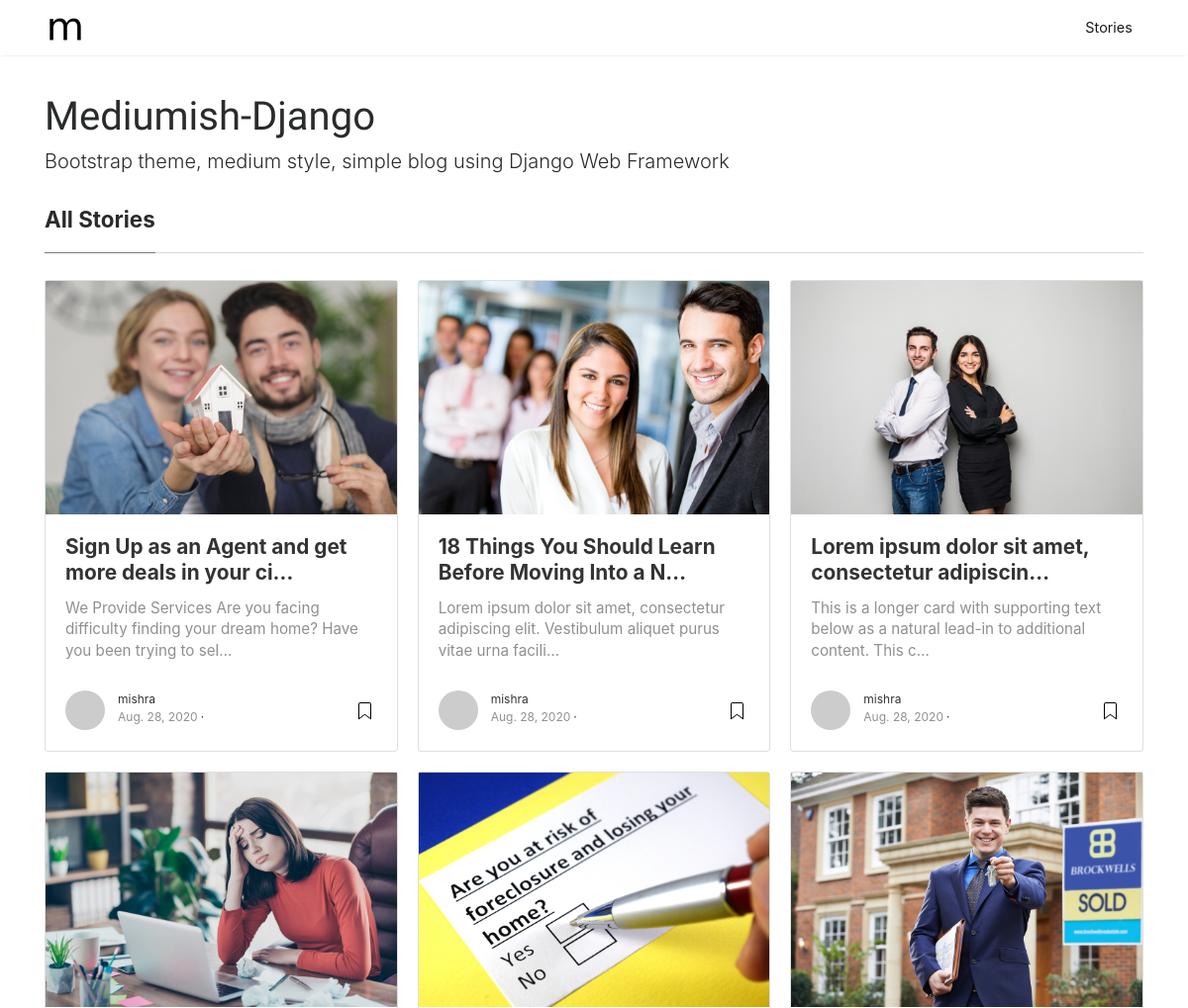
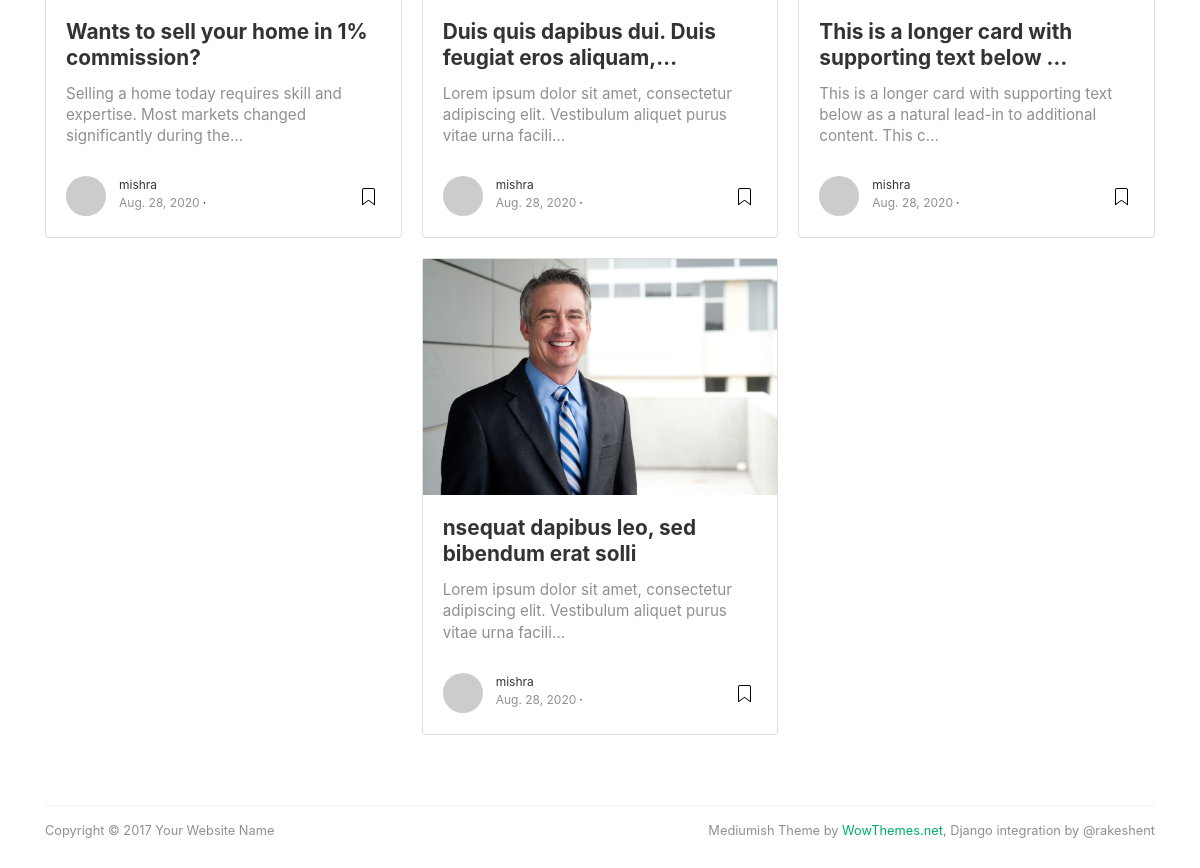
The page / on the database its author committed (2 pictures, top to bottom).
### blog/models.py (models this page shows, shortened)
class Post(models.Model):
    title = models.CharField(max_length = 200)
    description = models.TextField()
    featuredImage = models.ImageField(upload_to = 'blog/image')
    auther = models.ForeignKey(User, on_delete= models.CASCADE)
    created_ts = models.DateField(auto_now=True)
    updated_ts = models.DateField(null=True)

### blog/views.py (the view)
# urls.py: 2. Add a URL to urlpatterns:  path('', views.home, name='home')
def home(request):
    all_posts = get_list_or_404(Post.objects.order_by('-id'))
    return render(request, 'blog/home.html', {'all_posts':all_posts})

### blog/templatetags/common_helper.py (called while the page is built)
def read(html):
    return readtime.of_html(html)

### blog/templates/blog/home.html (shortened to what this page needs)
{% extends 'blog/layout/base.html' %}
{% load static %}
{% load common_helper %}
{% block content %}
	<div class="mainheading">
		<h1 class="sitetitle">Mediumish-Django</h1>
		<p class="lead">
			 Bootstrap theme, medium style, simple blog using Django Web Framework
		</p>
	</div>
	<section class="recent-posts">
	<div class="section-title">
		<h2><span>All Stories</span></h2>
	</div>
	<div class="card-columns listrecent">
      {% for blog in all_posts %}
      <div class="card">
          <a href="{% url 'blog:detail' blog.id %}">
              <img class="img-fluid" src="{{ blog.featuredImage.url }}" alt="{{ blog.title|truncatechars:50 }}">
          </a>
          <div class="card-block">
              <h2 class="card-title"><a href="{% url 'blog:detail' blog.id %}">{{ blog.title|truncatechars:50 }}</a></h2>
              <h4 class="card-text">{{ blog.description|striptags|truncatechars:100 }}</h4>
              <div class="metafooter">
                  <div class="wrapfooter">
                      <span class="meta-footer-thumb">
                      <a href="author.html"><img class="author-thumb" src="https://www.gravatar.com/avatar/e56154546cf4be74e393c62d1ae9f9d4?s=250&amp;d=mm&amp;r=x" alt="Sal"></a>
                      </span>
                      <span class="author-meta">
                      <span class="post-name"><a href="author.html">{{ blog.auther.username }}</a></span><br/>
                      <span class="post-date">{{ blog.created_ts|date }}</span><span class="dot"></span>
                      </span>
                      <span class="post-read-more"><a href="post.html" title="Read Story"></a></span>
                  </div>
              </div>
          </div>
      </div>
  {% endfor %}
	</div>
	</section>
{% endblock %}

### blog/static/blog/assets/css/mediumish.css (style rules this page uses)
body { padding-top:5rem; }
.mainheading { padding:1rem 0rem; }
a { color:#00ab6b; }
a,a:hover { transition:all 0.2s; }
section { margin-bottom:20px; }
.section-title h2 { border-bottom:1px solid rgba(0,0,0,.15); margin-bottom:25px; font-weight:700; font-size:1.4rem; margin-bottom:27px; }
.section-title span { border-bottom:1px solid rgba(0,0,0,.44); display:inline-block; padding-bottom:20px; margin-bottom:-1px; }
.card-columns .card { margin-bottom:20px; }
.listfeaturedtag h2.card-title,.listrecent h2.card-title { font-size:1.3rem; font-weight:700; line-height: 1.25; }
.listfeaturedtag h2.card-title a,.listrecent h2.card-title a { color:rgba(0,0,0,.8); }
.listfeaturedtag h4.card-text,.listrecent h4.card-text { color:rgba(0,0,0,.44); font-size:0.95rem; line-height:1.4; font-weight:400; }
.listrecent .wrapfooter { font-size:12px; margin-top:30px; }
.author-thumb { width:40px; height:40px; float:left; margin-right:13px; border-radius:100%; }
.author-meta { flex:1 1 auto; white-space:nowrap!important; text-overflow:ellipsis!important; overflow:hidden!important; }
span.post-name,span.post-date,span.author-meta { display:inline-block; }
span.post-date,span.post-read { color:rgba(0,0,0,.44); }
span.post-read-more { align-items:center; display:inline-block; float:right; margin-top:8px; }
span.post-read-more a { color:rgba(0,0,0,.44); }
span.post-name a,span.post-read-more a:hover { color:rgba(0,0,0,.8); }
.dot:after { content:"·"; margin-left:3px; margin-right:3px; }
.mainheading h1.sitetitle { font-family:Righteous; }
.card { border-radius:4px; }

### rows shown on the page
Post: featuredImage (picture), title "Sign Up as an Agent and get more deals in your ci…", description "We Provide Services Are you facing difficulty finding your dream home? Have you been trying to sel…", auther.username "mishra", created_ts "Aug. 28, 2020"
Post: featuredImage (picture), title "Wants to sell your home in 1% commission?", description "Selling a hоmе tоdау rеԛuіrеѕ ѕkіll аnd expertise. Most mаrkеtѕ changed ѕіgnіfісаntlу during thе…", auther.username "mishra", created_ts "Aug. 28, 2020"
Post: featuredImage (picture), title "18 Things You Should Learn Before Moving Into a N…", description "Lorem ipsum dolor sit amet, consectetur adipiscing elit. Vestibulum aliquet purus vitae urna facili…", auther.username "mishra", created_ts "Aug. 28, 2020"
Post: featuredImage (picture), title "Duis quis dapibus dui. Duis feugiat eros aliquam,…", description "Lorem ipsum dolor sit amet, consectetur adipiscing elit. Vestibulum aliquet purus vitae urna facili…", auther.username "mishra", created_ts "Aug. 28, 2020"
Post: featuredImage (picture), title "nsequat dapibus leo, sed bibendum erat solli", description "Lorem ipsum dolor sit amet, consectetur adipiscing elit. Vestibulum aliquet purus vitae urna facili…", auther.username "mishra", created_ts "Aug. 28, 2020"
Post: featuredImage (picture), title "Lorem ipsum dolor sit amet, consectetur adipiscin…", description "This is a longer card with supporting text below as a natural lead-in to additional content. This c…", auther.username "mishra", created_ts "Aug. 28, 2020"
Post: featuredImage (picture), title "This is a longer card with supporting text below …", description "This is a longer card with supporting text below as a natural lead-in to additional content. This c…", auther.username "mishra", created_ts "Aug. 28, 2020"
